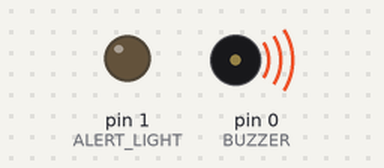
A program run on a simulated MicroPython board. Shown: output pins drawn as LEDs (lit = HIGH), buzzer (waves = sounding, pin HIGH). What the program prints to the serial console is not drawn.

Above: at 0.1 s.
Timing chart, 0 to 1.6 s (numbered marks = the images above):
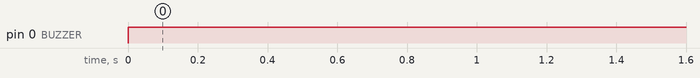

Measured:
- by itself, pin 0 (BUZZER): LOW → HIGH at 0.00 s

The program:

flame.py
```python
import time
from machine import Pin

# --- STM32 Hardware Configuration ---
# Modify these pin names to match your physical wiring setup
FLAME_SENSOR = Pin('A7', Pin.IN)   # Connected to HW-072 DO pin
BUZZER = Pin('B0', Pin.OUT)         # Connected to active buzzer
ALERT_LIGHT = Pin('B1', Pin.OUT)    # Connected to LED/Light module

# Tracking variable to prevent console log flooding
# None = Init, 0 = Safe/No Flame, 1 = Fire Detected
last_state = None

print("HW-072 Flame Detection System Active. Monitoring...")

try:
    while True:
        # READ SENSOR: Most HW-072 boards output a 0 (LOW) when a flame is
        # detected and a 1 (HIGH) when the environment is safe.
        sensor_value = FLAME_SENSOR.value()

        if sensor_value == 0:
            # --- FLAME DETECTED STATE ---
            BUZZER.value(0)       # Turn buzzer ON
            ALERT_LIGHT.value(1)  # Turn light ON

            if last_state != 1:
                timestamp = time.ticks_ms() / 1000.0
                print(f"[{timestamp:.2f}s] ⚠️ ALERT: Fire/Flame Detected!")
                last_state = 1  # Update local state

        else:
            # --- NO FLAME STATE ---
            BUZZER.value(1)       # Turn buzzer OFF
            ALERT_LIGHT.value(0)  # Turn light OFF

            if last_state != 0:
                timestamp = time.ticks_ms() / 1000.0
                print(f"[{timestamp:.2f}s] LOG: No flame detected. Status: Safe.")
                last_state = 0  # Update local state

        # Check the sensor status every 100 milliseconds
        time.sleep_ms(100)

except KeyboardInterrupt:
    # Emergency fallback shutdown of safety peripherals on script stop
    BUZZER.value(0)
    ALERT_LIGHT.value(0)
    print("\nMonitoring system deactivated by user.")
```
